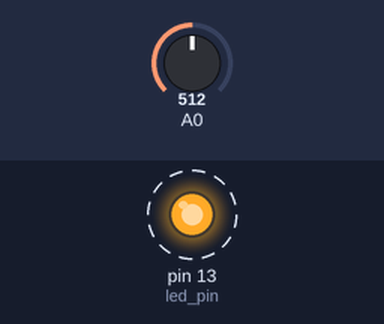
A sketch run on a simulated Arduino Uno, built with avr-gcc and run on an emulated ATmega328P. Parts: output pins drawn as LEDs (lit = HIGH). Dashed ring = blinking. The inputs (shaded band) are chosen by the test bench; at power-on: A0 = 512. No radio packets arrive unless stated.

Above: at 0.03 s.
Timing chart, 0 to 3.0 s (numbered marks = the images above):
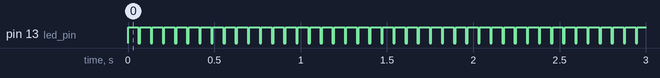

Measured:
- by itself, pin 13 (led_pin): alternates HIGH for 0.06 s and LOW for 0.01 s

The sketch:

transmitter.ino
```cpp
#include <VirtualWire.h>

const int led_pin = 13;
const int transmit_pin = 12;
const int receive_pin = 2;
const int transmit_en_pin = 3;
int speed = 90;
int speedMap = 0;

void setup()
{
  vw_set_tx_pin(transmit_pin);
  vw_set_rx_pin(receive_pin);
  vw_set_ptt_pin(transmit_en_pin);
  vw_set_ptt_inverted(true);
  vw_setup(2000);
  pinMode(led_pin, OUTPUT);
  Serial.begin(9600);
}

void loop()
{
  speed = analogRead(A0);
  speedMap = map(speed, 0, 1023, 0, 180);
  String speedString = String(speedMap);
  char speedCharArray[4];
  speedString.toCharArray(speedCharArray, 4);

  digitalWrite(led_pin, HIGH);
  vw_send((uint8_t *)speedCharArray, strlen(speedCharArray));
  vw_wait_tx();
  digitalWrite(led_pin, LOW);
  delay(10);
}
```
